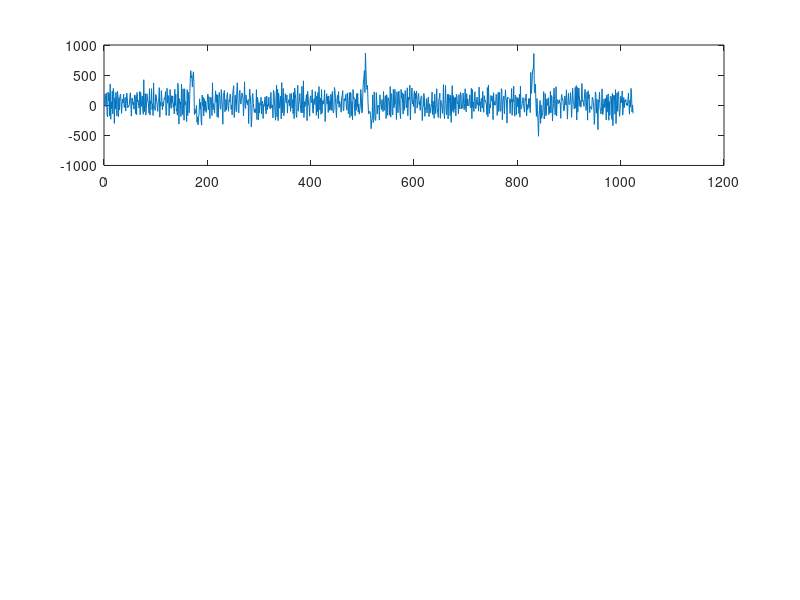

MATLAB code for this plot: (Note: this script raises an error after producing the figure.)
%Ejercicio 10
Fm=360;
T=1/Fm;
s = load("necg.txt");
N=length(s);
df=Fm/N;
freq = -Fm/2:df:Fm/2-df;

subplot(3,1,1);
plot(s);

fs1 = fftp(s);

subplot(3,1,2);
plot(freq,fs1);

%debo eliminar el ruido en la banda de 40 a 180 en amplitud -- Y LA FASE???
%para hacerlo correctamente puedo calcular los intervalos
% N=1024 muestras
%Haciendo regla de 3 simples 
%1024 es  360 hz
%114  es   40 hz
%512  es  180 hz
%Ahora teniendo en cuenta que la parte negativa es espejo de la positiva
%512 es el centro o frecuencia 0 por lo tanto 512+512 seria +180hz y 512+114 seria +40hz
%Ahora para la parte negativa 512-512 seria +180hz y 512-114 seria +40hz

fs2=fs1;

fs2(1:398) = 0;
fs2(512+114:1024) = 0;

subplot(3,1,3);
plot(freq,fs2);


